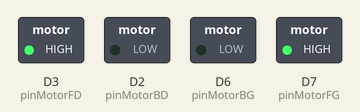
Simulated run of this sketch. Board: ESP8266 (NodeMCU). On the bench: switched loads named in the sketch (green lamp = pin HIGH).

Above: at 0.7 s.
At 4.0 s:
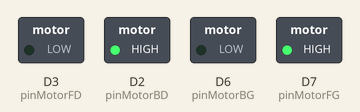
At 8.9 s:
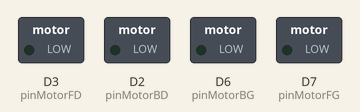
At 13.7 s:
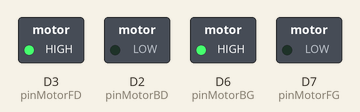
Timing chart, 0 to 14.8 s (numbered marks = the images above):
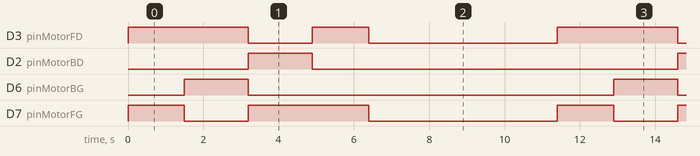

The sketch:

Introducing___calibrating_robot_pololu.ino
```cpp
#include <Wire.h>

using namespace std;


#define pinMotorBD D2
#define pinMotorFD D3
#define pinMotorBG D6
#define pinMotorFG D7

const int lowTh = 0;
const int speed_av = 255;

void setup() {

  Wire.begin(D4, D5);                // join i2c bus (address optional for master)

  pinMode(pinMotorFG, OUTPUT);
  pinMode(pinMotorBG, OUTPUT);
  pinMode(pinMotorFD, OUTPUT);
  pinMode(pinMotorBD, OUTPUT);
  Serial.begin(9600);

}

void move_forward() {

  analogWrite(pinMotorBG, lowTh);
  analogWrite(pinMotorBD, lowTh);
  analogWrite(pinMotorFG, 1.05*speed_av);  //because the left wheel on the robot was turning slower than the right one
  analogWrite(pinMotorFD, speed_av);

}

void move_left() {

  analogWrite(pinMotorBG, speed_av);
  analogWrite(pinMotorBD, lowTh);
  analogWrite(pinMotorFG, lowTh);
  analogWrite(pinMotorFD, speed_av);
  delay(200);                   // pour se retrouver à 90° après ce temps

}

void move_right() {

  analogWrite(pinMotorBG, lowTh);
  analogWrite(pinMotorBD, speed_av);
  analogWrite(pinMotorFG, speed_av);
  analogWrite(pinMotorFD, lowTh);
  delay(200);                     // pour se retrouver à 90° après ce temps

}

void stop_running() {

  analogWrite(pinMotorBG, lowTh);
  analogWrite(pinMotorBD, lowTh);
  analogWrite(pinMotorFG, lowTh);
  analogWrite(pinMotorFD, lowTh);

}

void loop() {

  move_forward();
  delay(1500);
  move_left();
  delay(1500);
  move_right();
  delay(1500);
  move_forward();
  delay(1500);
  stop_running();
  delay(5000);

}
```

Measured:
- by itself, D3 (pinMotorFD): repeats every 11.4 s: LOW 1.7 s, HIGH 1.5 s, LOW 5.0 s, HIGH 3.2 s
- by itself, D2 (pinMotorBD), D6 (pinMotorBG): alternates HIGH for 1.7 s and LOW for 9.7 s
- by itself, D7 (pinMotorFG): repeats every 11.4 s: LOW 1.7 s, HIGH 3.2 s, LOW 5.0 s, HIGH 1.5 s
